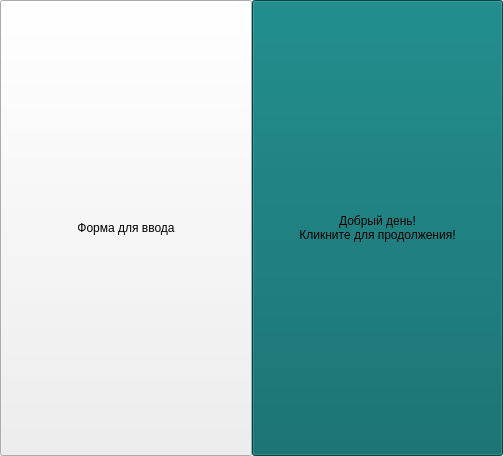
<?xml version="1.0" encoding="UTF-8"?>
<ui version="4.0">
 <class>MainWindow</class>
 <widget class="QMainWindow" name="MainWindow">
  <property name="geometry">
   <rect>
    <x>0</x>
    <y>0</y>
    <width>503</width>
    <height>456</height>
   </rect>
  </property>
  <property name="sizePolicy">
   <sizepolicy hsizetype="Expanding" vsizetype="Expanding">
    <horstretch>0</horstretch>
    <verstretch>0</verstretch>
   </sizepolicy>
  </property>
  <property name="windowTitle">
   <string>MainWindow</string>
  </property>
  <widget class="QWidget" name="centralWidget">
   <property name="sizePolicy">
    <sizepolicy hsizetype="Expanding" vsizetype="Expanding">
     <horstretch>0</horstretch>
     <verstretch>0</verstretch>
    </sizepolicy>
   </property>
   <property name="cursor">
    <cursorShape>ArrowCursor</cursorShape>
   </property>
   <layout class="QGridLayout" name="gridLayout">
    <property name="leftMargin">
     <number>0</number>
    </property>
    <property name="topMargin">
     <number>0</number>
    </property>
    <property name="rightMargin">
     <number>0</number>
    </property>
    <property name="bottomMargin">
     <number>0</number>
    </property>
    <property name="spacing">
     <number>0</number>
    </property>
    <item row="0" column="1">
     <widget class="QPushButton" name="colorDiagramBtnOpen">
      <property name="sizePolicy">
       <sizepolicy hsizetype="Expanding" vsizetype="Expanding">
        <horstretch>0</horstretch>
        <verstretch>0</verstretch>
       </sizepolicy>
      </property>
      <property name="styleSheet">
       <string notr="true">background-color: rgb(0 ,100, 100); font-size: 200%;</string>
      </property>
      <property name="text">
       <string>Добрый день!
Кликните для продолжения!</string>
      </property>
     </widget>
    </item>
    <item row="0" column="0">
     <widget class="QPushButton" name="createFormBtn">
      <property name="sizePolicy">
       <sizepolicy hsizetype="Expanding" vsizetype="Expanding">
        <horstretch>0</horstretch>
        <verstretch>0</verstretch>
       </sizepolicy>
      </property>
      <property name="text">
       <string>Форма для ввода</string>
      </property>
     </widget>
    </item>
   </layout>
  </widget>
 </widget>
 <layoutdefault spacing="6" margin="11"/>
 <resources/>
 <connections/>
</ui>
